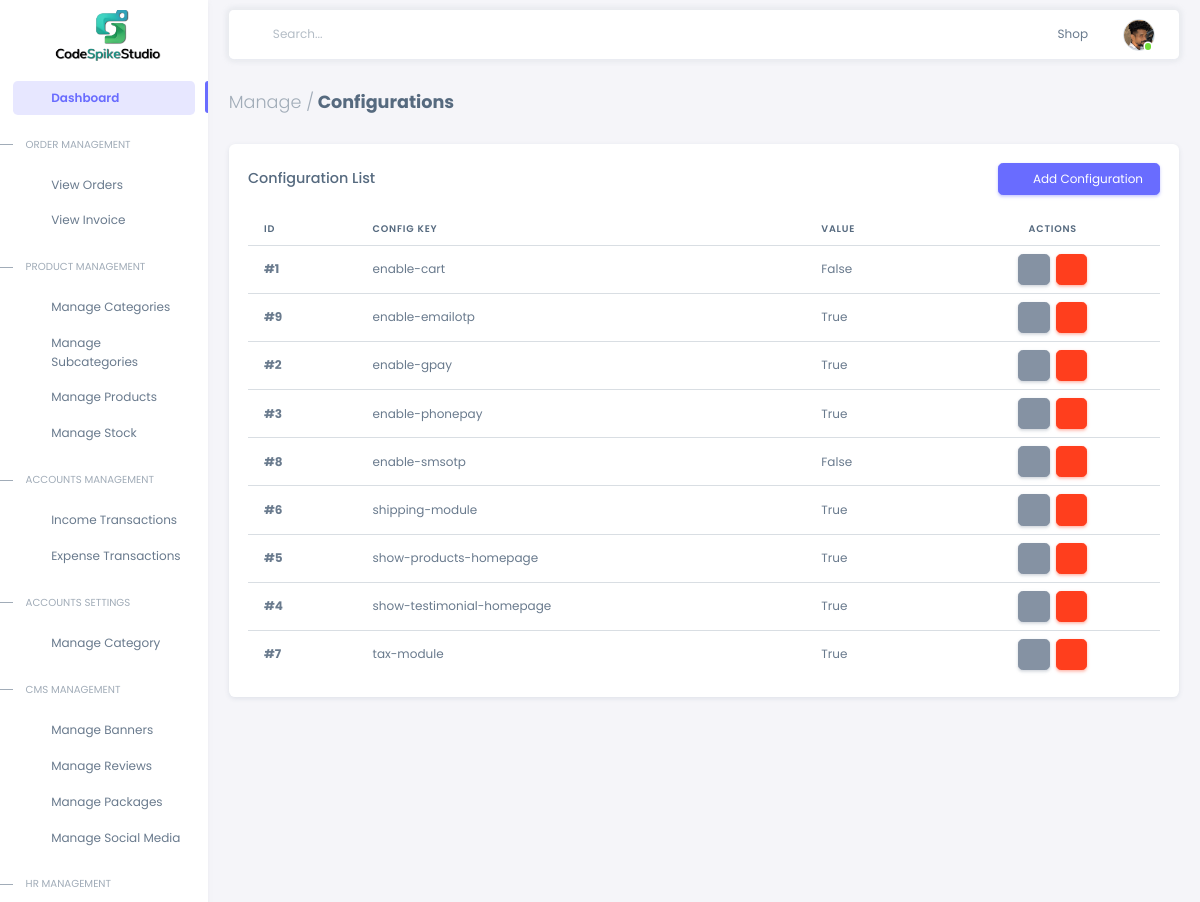
Page /core/configurations/ (signed in, upper part) on the earlier database version.
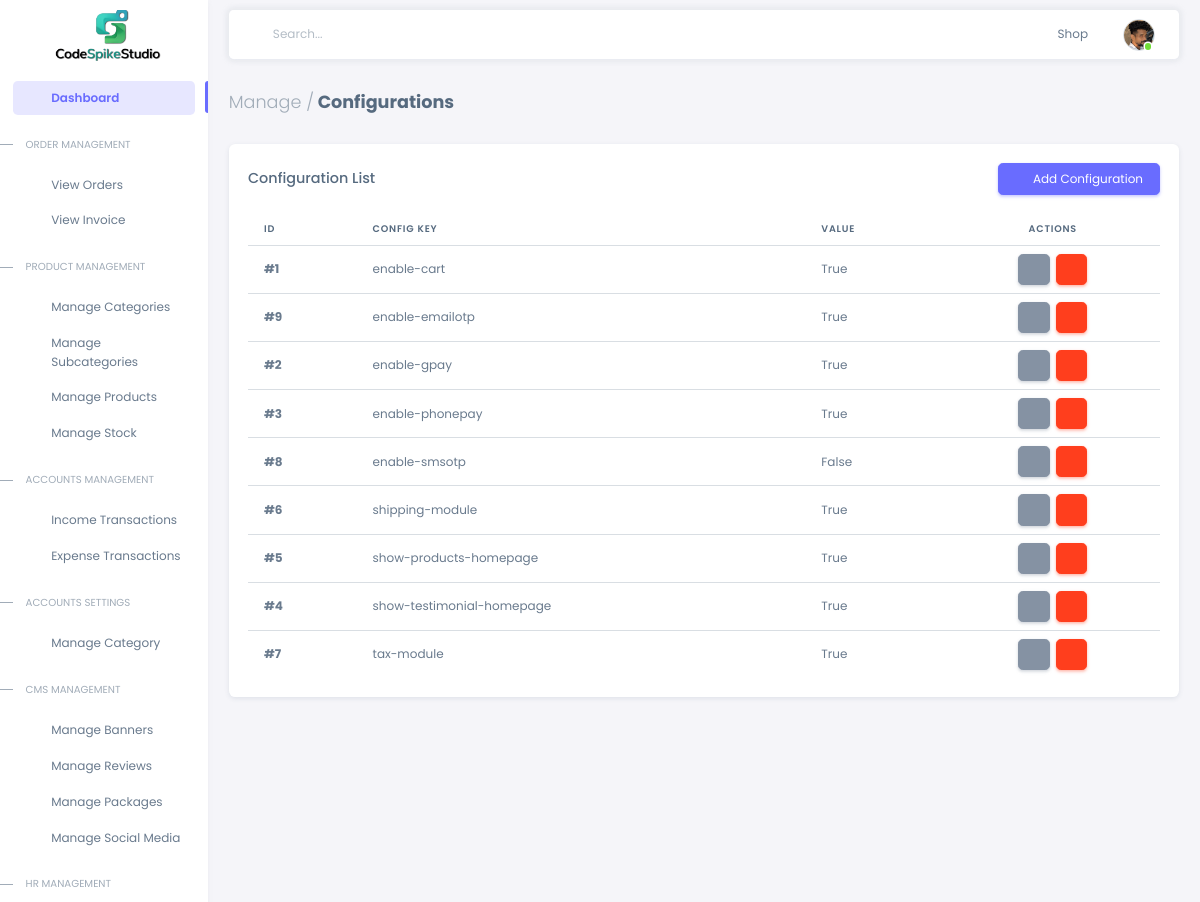
Same page on the later database version.
### core/models.py (models this page shows, shortened)
class Configuration(models.Model):
    config = models.CharField(max_length=255, unique=True, verbose_name="Configuration Key")
    value = models.CharField(max_length=255, verbose_name="Configuration Value")
    class Meta:
        verbose_name = "Configuration"
        verbose_name_plural = "Configurations"
        ordering = ['config']

### core/views.py (the view)
# urls.py: path('configurations/', ConfigurationListView.as_view(), name='configuration_list'),
class ConfigurationListView(LoginRequiredMixin, ListView):
    model = Configuration
    template_name = 'admin_panel/configuration_list.html'
    context_object_name = 'configurations'
    paginate_by = 20
    def get_template_names(self):
        admin_mode = getattr(settings, 'ADMIN_PANEL_MODE', 'basic').lower()
        if admin_mode == 'advanced':
            return ['advadmin/configuration_list.html']
        elif admin_mode == 'standard':
            return ['admin_panel/configuration_list.html']
        else:
            return ['admin_panel/configuration_list.html']

### templates/advadmin/configuration_list.html (shortened to what this page needs)
{% extends 'advadmin/index.html' %}
{% load static %}
{% block content %}
<div class="content-wrapper">
  <div class="container-xxl flex-grow-1 container-p-y">
    <h4 class="fw-bold py-3 mb-4">
      <span class="text-muted fw-light">Manage /</span> Configurations
    </h4>
    <div class="card mb-4">
      <div class="card-header d-flex justify-content-between align-items-center">
        <h5 class="mb-0">Configuration List</h5>
        <a href="{% url 'configuration_create' %}" class="btn btn-primary">
          <i class="bx bx-plus me-1"></i> Add Configuration
        </a>
      </div>
      <div class="card-body">
        <div class="table-responsive text-nowrap">
          <table class="table table-hover">
            <thead>
              <tr>
                <th>ID</th>
                <th>Config Key</th>
                <th>Value</th>
                <th class="text-center">Actions</th>
              </tr>
            </thead>
            <tbody class="table-border-bottom-0">
              {% for config in configurations %}
              <tr>
                <td><strong>#{{ config.id }}</strong></td>
                <td>{{ config.config }}</td>
                <td>
                  <div class="text-truncate" style="max-width: 300px;">
                    {{ config.value }}
                  </div>
                </td>
                <td class="text-center">
                  <div class="d-flex justify-content-center gap-2">
                    <a href="{% url 'configuration_update' config.id %}"
                       class="btn btn-icon btn-secondary">
                      <i class="bx bx-edit"></i>
                    </a>
                    <button class="btn btn-icon btn-danger"
                            data-bs-toggle="modal"
                            data-bs-target="#deleteModal"
                            data-config-id="{{ config.id }}"
                            data-config-key="{{ config.config }}">
                      <i class="bx bx-trash"></i>
                    </button>
                  </div>
                </td>
              </tr>
              {% endfor %}
            </tbody>
          </table>
        </div>
      </div>
    </div>
  </div>
</div>
{% endblock %}

Differences in the rows shown:
changed Configuration "enable-cart": value "False" → "True"
